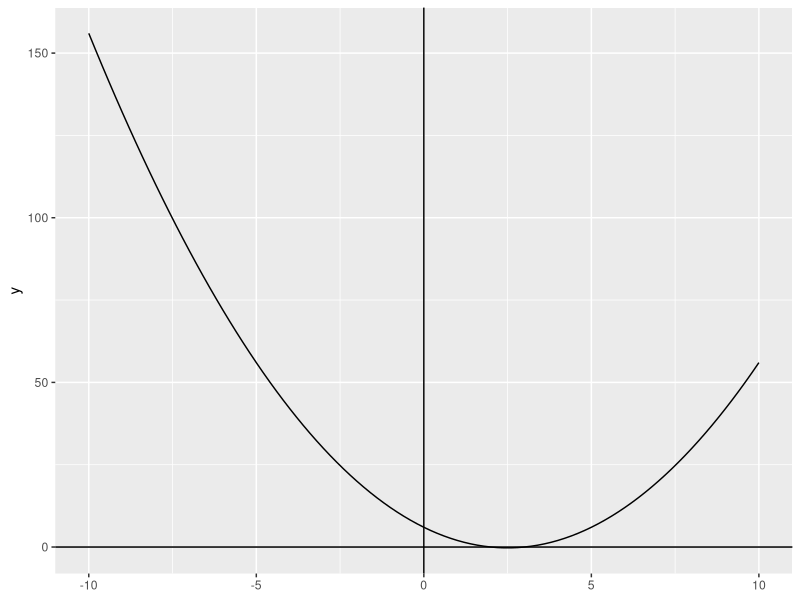
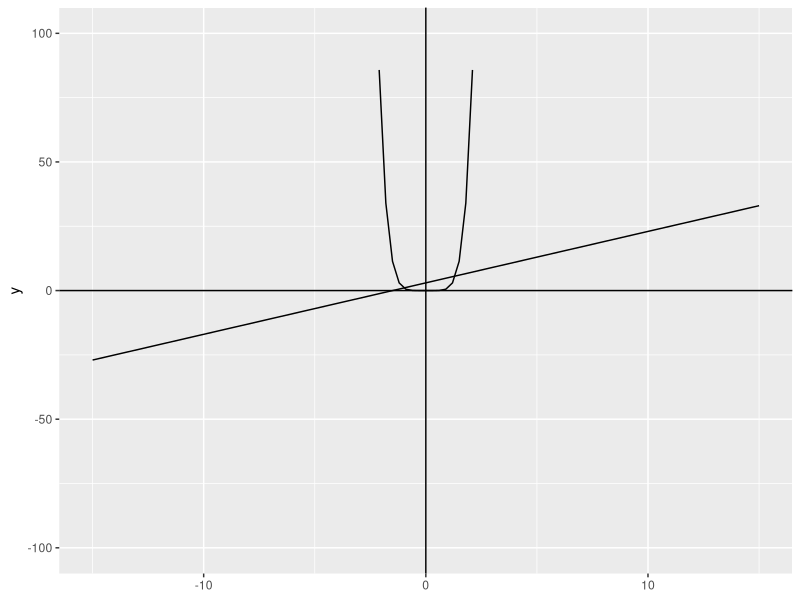

Source code (R) for these figures, in order:
f <- function(x) {
  x^2 - 5*x + 6
}

g <- function(x) {
  f(x) + 5 
}

g(3)

g(f(f(f(3))))
f(0)

library(tidyverse)


ggplot() +
  geom_function(fun = f) +
  xlim(-10, 10) +
  geom_hline(yintercept = 0)+
  geom_vline(xintercept = 0)

h <- function(x) {
  x^6
}

o <- function(x) {
  2*x + 3
}

ggplot() +
  geom_function(fun = h)+
  geom_function(fun = o)+
  geom_hline(yintercept = 0)+
  geom_vline(xintercept = 0)+
  xlim(-15, 15)+
  ylim(-100, 100) 
  
